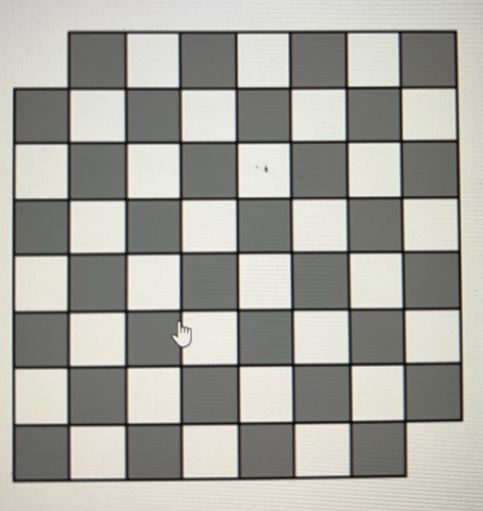
#> input picture kuva4.JPG, 483 x 511 px, found by its file name
$ jupyter execute FocusScoreCalculationPoC.ipynb   (older library calls are emulated)
#> lines starting #> are read from the running program, lines starting #| are printed output that depends on the picture
[cell 1]
#!pip install opencv-python
#!pip install opencv-contrib-python
#!pip install numpy
#!pip install matplotlib

[cell 2]
import cv2
import numpy as np
#import matplotlib.pyplot as plt
from matplotlib import pyplot as plt

[cell 3]
img4 = cv2.imread("kuva4.jpg", cv2.IMREAD_COLOR)
#> img4 is the input picture: shape (511, 483, 3); mean B, G, R 159.3, 166, 166.4
img2 = cv2.imread("kuva2.jpg", cv2.IMREAD_COLOR)
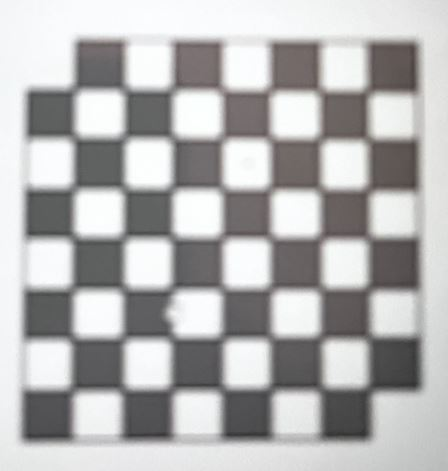
#> input picture kuva2.JPG, 448 x 471 px, found by its file name
#> img2 is the input picture: shape (471, 448, 3); mean B, G, R 179.8, 179.7, 180.2
img1 = cv2.imread("kuva1.jpg", cv2.IMREAD_COLOR)
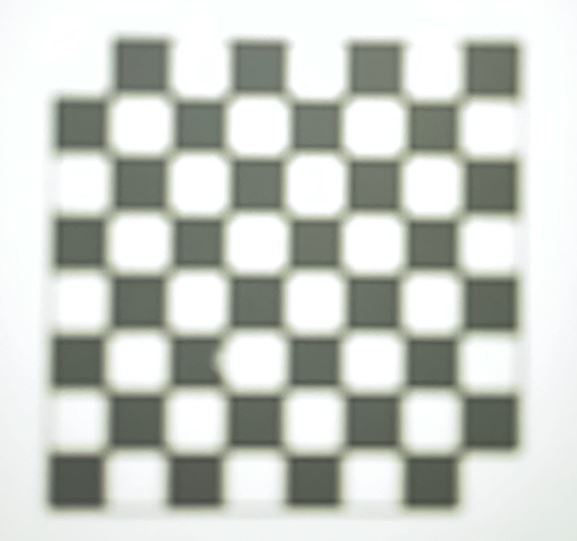
#> input picture kuva1.JPG, 577 x 541 px, found by its file name
#> img1 is the input picture: shape (541, 577, 3); mean B, G, R 197.4, 203.5, 199.7

[cell 4]
#image content can be checked using following code: cv2.imshow("image4", img4)

[cell 5]
#cv2.destroyAllWindows()

[cell 6]
# [5 lines of commented-out code are left out]

[cell 7]
print("Focus scores for images based on Laplacian variance")
blur = 5
image = img1
image_filtered = cv2.medianBlur(image, blur)
laplacian = cv2.Laplacian(image_filtered, cv2.CV_64F)
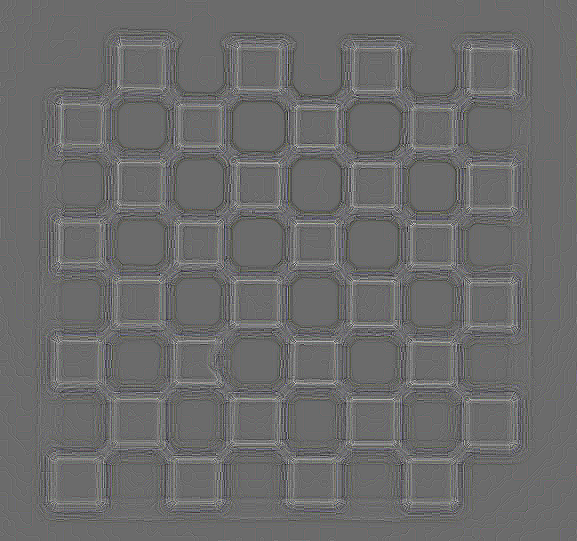
#> laplacian: shape (541, 577, 3) float64; mean B, G, R 0, 0, 0; drawn with min black and max white
focus_score1 = laplacian.var()
#> focus_score1 = 6.47
#print("image1:",focus_score1)
#plt.imshow(img1)

image = img2
image_filtered = cv2.medianBlur(image, blur)
#> image_filtered: shape (471, 448, 3)
laplacian = cv2.Laplacian(image_filtered, cv2.CV_64F)
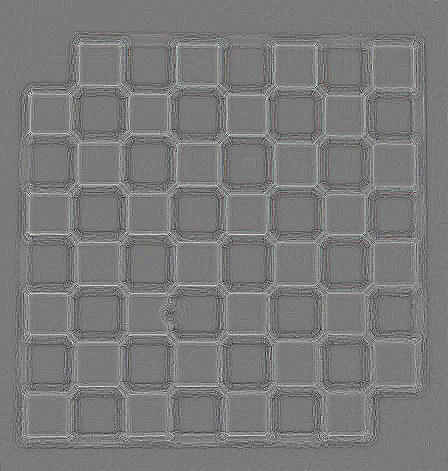
#> laplacian: shape (471, 448, 3) float64; mean B, G, R 0, 0, 0; drawn with min black and max white
focus_score2 = laplacian.var()
#> focus_score2 = 12.05
#print("image2:",focus_score2)
#plt.imshow(img2)

image = img4
image_filtered = cv2.medianBlur(image, blur)
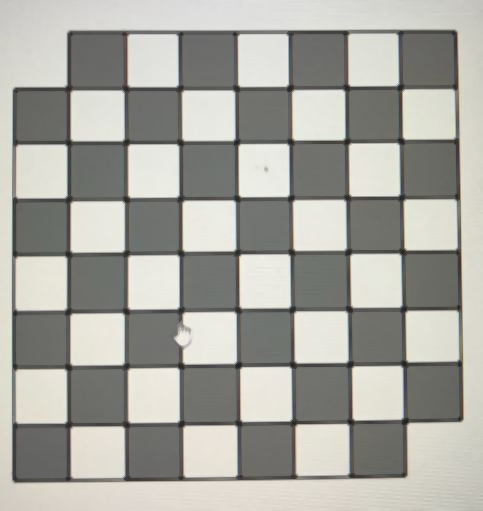
#> image_filtered: shape (511, 483, 3); mean B, G, R 160.6, 167.5, 167.8
laplacian = cv2.Laplacian(image_filtered, cv2.CV_64F)
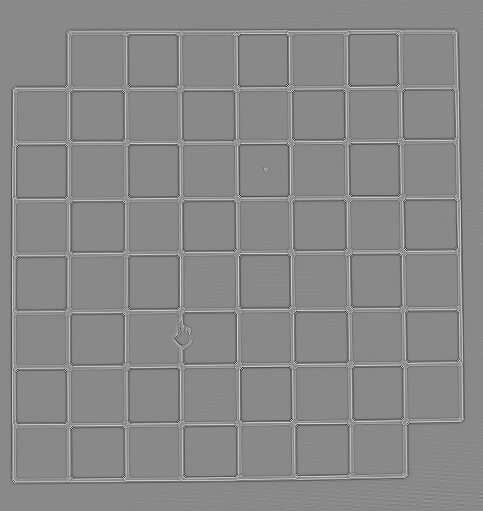
#> laplacian: shape (511, 483, 3) float64; mean B, G, R 0, 0, 0; drawn with min black and max white
focus_score4 = laplacian.var()
#> focus_score4 = 313.4
print("image4",round(focus_score4,2))
#| image4 313.43

plt.imshow(img4)
plt.show()

#hold the window
#plt.waitforbuttonpress()
#plt.close('all')

[cell 8]
print("image2:",round(focus_score2,2))
#| image2: 12.05
plt.imshow(img2)

plt.show()

[cell 9]
print("image1:",round(focus_score1,2))
#| image1: 6.47
plt.imshow(img1)

plt.show()
